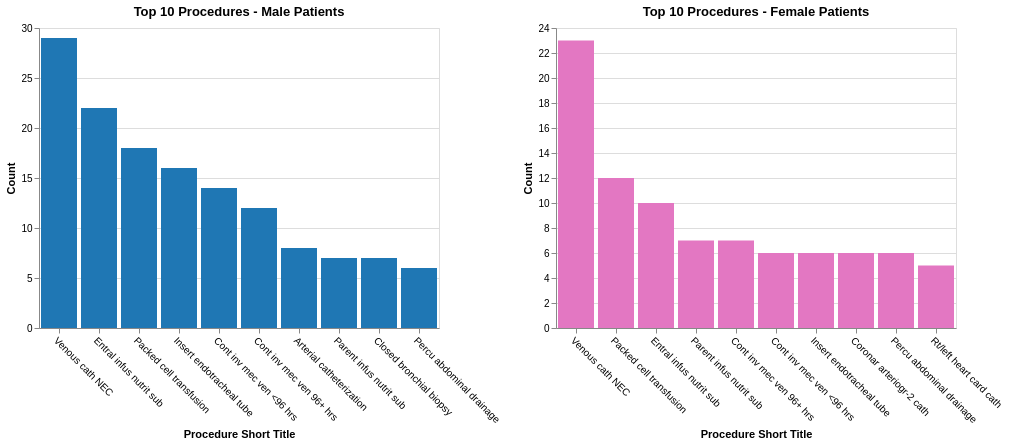

Source (notebook cell):
### Markdown cell above
### Visualizing the same data using Altair (Interactive Plot - Hover to show long title)

### Code cell
import altair as alt

# Create separate plots for male and female patients with enhanced tooltips
male_data = pd.DataFrame({
    'procedure': [procedure_dict.get(code, code) for code in top_procedures_codes_male.index],
    'long_title': [procedure_long_title_dict.get(code, code) for code in top_procedures_codes_male.index],
    'count': top_procedures_codes_male.values,
    'gender': ['Male'] * len(top_procedures_codes_male)
})

female_data = pd.DataFrame({
    'procedure': [procedure_dict.get(code, code) for code in top_procedures_codes_female.index],
    'long_title': [procedure_long_title_dict.get(code, code) for code in top_procedures_codes_female.index],
    'count': top_procedures_codes_female.values,
    'gender': ['Female'] * len(top_procedures_codes_female)
})

# Create male chart
male_chart = alt.Chart(male_data).mark_bar().encode(
    x=alt.X('procedure:N', sort='-y', axis=alt.Axis(labelAngle=45), title="Procedure Short Title"),
    y=alt.Y('count:Q', title="Count"),
    color=alt.value('#1f77b4'),  # Blue for males
    tooltip=['procedure', 'long_title', 'count']
).properties(
    width=400,
    height=300,
    title='Top 10 Procedures - Male Patients'
).interactive()

# Create female chart
female_chart = alt.Chart(female_data).mark_bar().encode(
    x=alt.X('procedure:N', sort='-y', axis=alt.Axis(labelAngle=45), title="Procedure Short Title"),
    y=alt.Y('count:Q', title="Count"),
    color=alt.value('#e377c2'),  # Pink for females
    tooltip=['procedure', 'long_title', 'count']
).properties(
    width=400,
    height=300,
    title='Top 10 Procedures - Female Patients'
).interactive()

# Combine charts side by side
final_chart = alt.hconcat(male_chart, female_chart)
final_chart

### Figure 1 — Vega-Lite specification as saved in the notebook (floating-point values rounded to 4 significant figures)
{"config": {"view": {"continuousWidth": 300, "continuousHeight": 300}}, "hconcat": [{"data": {"name": "data-2a016123c5d214e5e95c6e3e76a015fc"}, "mark": {"type": "bar"}, "encoding": {"color": {"value": "#1f77b4"}, "tooltip": [{"field": "procedure", "type": "nominal"}, {"field": "long_title", "type": "nominal"}, {"field": "count", "type": "quantitative"}], "x": {"axis": {"labelAngle": 45}, "field": "procedure", "sort": "-y", "title": "Procedure Short Title", "type": "nominal"}, "y": {"field": "count", "title": "Count", "type": "quantitative"}}, "height": 300, "name": "view_37", "title": "Top 10 Procedures - Male Patients", "width": 400}, {"data": {"name": "data-53c45dac3a3f2eaf3783e218ebf02580"}, "mark": {"type": "bar"}, "encoding": {"color": {"value": "#e377c2"}, "tooltip": [{"field": "procedure", "type": "nominal"}, {"field": "long_title", "type": "nominal"}, {"field": "count", "type": "quantitative"}], "x": {"axis": {"labelAngle": 45}, "field": "procedure", "sort": "-y", "title": "Procedure Short Title", "type": "nominal"}, "y": {"field": "count", "title": "Count", "type": "quantitative"}}, "height": 300, "name": "view_38", "title": "Top 10 Procedures - Female Patients", "width": 400}], "params": [{"name": "param_39", "select": {"type": "interval", "encodings": ["x", "y"]}, "bind": "scales", "views": ["view_37"]}, {"name": "param_40", "select": {"type": "interval", "encodings": ["x", "y"]}, "bind": "scales", "views": ["view_38"]}], "$schema": "https://vega.github.io/schema/vega-lite/v5.20.1.json", "datasets": {"data-2a016123c5d214e5e95c6e3e76a015fc": [{"procedure": "Venous cath NEC", "long_title": "Venous catheterization, not elsewhere classified", "count": 29, "gender": "Male"}, {"procedure": "Entral infus nutrit sub", "long_title": "Enteral infusion of concentrated nutritional substances", "count": 22, "gender": "Male"}, {"procedure": "Packed cell transfusion", "long_title": "Transfusion of packed cells", "count": 18, "gender": "Male"}, {"procedure": "Insert endotracheal tube", "long_title": "Insertion of endotracheal tube", "count": 16, "gender": "Male"}, {"procedure": "Cont inv mec ven <96 hrs", "long_title": "Continuous invasive mechanical ventilation for less than 96 consecutive hours", "count": 14, "gender": "Male"}, {"procedure": "Cont inv mec ven 96+ hrs", "long_title": "Continuous invasive mechanical ventilation for 96 consecutive hours or more", "count": 12, "gender": "Male"}, {"procedure": "Arterial catheterization", "long_title": "Arterial catheterization", "count": 8, "gender": "Male"}, {"procedure": "Parent infus nutrit sub", "long_title": "Parenteral infusion of concentrated nutritional substances", "count": 7, "gender": "Male"}, {"procedure": "Closed bronchial biopsy", "long_title": "Closed [endoscopic] biopsy of bronchus", "count": 7, "gender": "Male"}, {"procedure": "Percu abdominal drainage", "long_title": "Percutaneous abdominal drainage", "count": 6, "gender": "Male"}], "data-53c45dac3a3f2eaf3783e218ebf02580": [{"procedure": "Venous cath NEC", "long_title": "Venous catheterization, not elsewhere classified", "count": 23, "gender": "Female"}, {"procedure": "Packed cell transfusion", "long_title": "Transfusion of packed cells", "count": 12, "gender": "Female"}, {"procedure": "Entral infus nutrit sub", "long_title": "Enteral infusion of concentrated nutritional substances", "count": 10, "gender": "Female"}, {"procedure": "Parent infus nutrit sub", "long_title": "Parenteral infusion of concentrated nutritional substances", "count": 7, "gender": "Female"}, {"procedure": "Cont inv mec ven 96+ hrs", "long_title": "Continuous invasive mechanical ventilation for 96 consecutive hours or more", "count": 7, "gender": "Female"}, {"procedure": "Cont inv mec ven <96 hrs", "long_title": "Continuous invasive mechanical ventilation for less than 96 consecutive hours", "count": 6, "gender": "Female"}, {"procedure": "Insert endotracheal tube", "long_title": "Insertion of endotracheal tube", "count": 6, "gender": "Female"}, {"procedure": "Coronar arteriogr-2 cath", "long_title": "Coronary arteriography using two catheters", "count": 6, "gender": "Female"}, {"procedure": "Percu abdominal drainage", "long_title": "Percutaneous abdominal drainage", "count": 6, "gender": "Female"}, {"procedure": "Rt/left heart card cath", "long_title": "Combined right and left heart cardiac catheterization", "count": 5, "gender": "Female"}]}}
